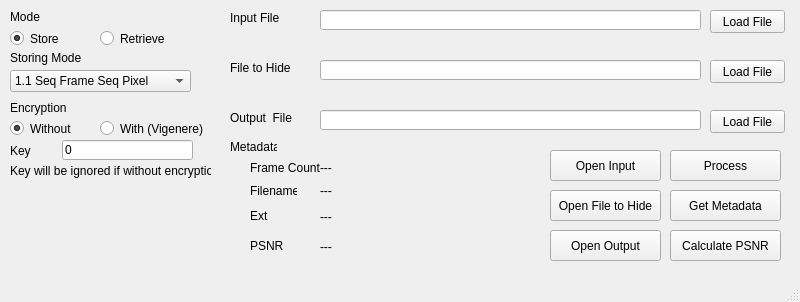
<?xml version="1.0" encoding="UTF-8"?>
<ui version="4.0">
 <class>MainWindow</class>
 <widget class="QMainWindow" name="MainWindow">
  <property name="geometry">
   <rect>
    <x>0</x>
    <y>0</y>
    <width>800</width>
    <height>302</height>
   </rect>
  </property>
  <property name="windowTitle">
   <string>StegAWOO</string>
  </property>
  <widget class="QWidget" name="centralwidget">
   <widget class="QComboBox" name="comboBoxStoringMode">
    <property name="geometry">
     <rect>
      <x>10</x>
      <y>70</y>
      <width>181</width>
      <height>22</height>
     </rect>
    </property>
    <item>
     <property name="text">
      <string>1.1 Seq Frame Seq Pixel</string>
     </property>
    </item>
    <item>
     <property name="text">
      <string>1.2 Seq Frame Rand Pixel</string>
     </property>
    </item>
    <item>
     <property name="text">
      <string>2.1 Rand Frame Seq Pixel</string>
     </property>
    </item>
    <item>
     <property name="text">
      <string>2.2 Rand Frame Rand Pixel</string>
     </property>
    </item>
   </widget>
   <widget class="QLabel" name="storingLabel">
    <property name="geometry">
     <rect>
      <x>10</x>
      <y>50</y>
      <width>131</width>
      <height>16</height>
     </rect>
    </property>
    <property name="text">
     <string>Storing Mode</string>
    </property>
   </widget>
   <widget class="QRadioButton" name="radioModeStore">
    <property name="geometry">
     <rect>
      <x>10</x>
      <y>30</y>
      <width>82</width>
      <height>17</height>
     </rect>
    </property>
    <property name="text">
     <string>Store</string>
    </property>
    <property name="checked">
     <bool>true</bool>
    </property>
    <attribute name="buttonGroup">
     <string notr="true">modeButtonGroup</string>
    </attribute>
   </widget>
   <widget class="QRadioButton" name="radioModeRetrieve">
    <property name="geometry">
     <rect>
      <x>100</x>
      <y>30</y>
      <width>82</width>
      <height>17</height>
     </rect>
    </property>
    <property name="text">
     <string>Retrieve</string>
    </property>
    <attribute name="buttonGroup">
     <string notr="true">modeButtonGroup</string>
    </attribute>
   </widget>
   <widget class="QLabel" name="modeLabel">
    <property name="geometry">
     <rect>
      <x>10</x>
      <y>10</y>
      <width>47</width>
      <height>13</height>
     </rect>
    </property>
    <property name="text">
     <string>Mode</string>
    </property>
   </widget>
   <widget class="QLabel" name="encryptionLabel">
    <property name="geometry">
     <rect>
      <x>10</x>
      <y>100</y>
      <width>131</width>
      <height>16</height>
     </rect>
    </property>
    <property name="text">
     <string>Encryption</string>
    </property>
   </widget>
   <widget class="QRadioButton" name="radioEncryptionWithout">
    <property name="geometry">
     <rect>
      <x>10</x>
      <y>120</y>
      <width>82</width>
      <height>17</height>
     </rect>
    </property>
    <property name="text">
     <string>Without</string>
    </property>
    <property name="checked">
     <bool>true</bool>
    </property>
    <attribute name="buttonGroup">
     <string notr="true">encryptionButtonGroup</string>
    </attribute>
   </widget>
   <widget class="QRadioButton" name="radioEncryptionWith">
    <property name="geometry">
     <rect>
      <x>100</x>
      <y>120</y>
      <width>121</width>
      <height>17</height>
     </rect>
    </property>
    <property name="text">
     <string>With (Vigenere)</string>
    </property>
    <attribute name="buttonGroup">
     <string notr="true">encryptionButtonGroup</string>
    </attribute>
   </widget>
   <widget class="QLabel" name="lineEditInputVideoLabel">
    <property name="geometry">
     <rect>
      <x>230</x>
      <y>10</y>
      <width>131</width>
      <height>16</height>
     </rect>
    </property>
    <property name="text">
     <string>Input File</string>
    </property>
   </widget>
   <widget class="QLineEdit" name="lineEditInputVideo">
    <property name="geometry">
     <rect>
      <x>320</x>
      <y>10</y>
      <width>381</width>
      <height>20</height>
     </rect>
    </property>
   </widget>
   <widget class="QPushButton" name="buttonInputVideo">
    <property name="geometry">
     <rect>
      <x>710</x>
      <y>10</y>
      <width>75</width>
      <height>23</height>
     </rect>
    </property>
    <property name="text">
     <string>Load File</string>
    </property>
   </widget>
   <widget class="QPushButton" name="buttonFileInput">
    <property name="geometry">
     <rect>
      <x>710</x>
      <y>60</y>
      <width>75</width>
      <height>23</height>
     </rect>
    </property>
    <property name="text">
     <string>Load File</string>
    </property>
   </widget>
   <widget class="QLineEdit" name="lineEditInputFile">
    <property name="geometry">
     <rect>
      <x>320</x>
      <y>60</y>
      <width>381</width>
      <height>20</height>
     </rect>
    </property>
   </widget>
   <widget class="QLabel" name="lineEditInputFileLabel">
    <property name="geometry">
     <rect>
      <x>230</x>
      <y>60</y>
      <width>131</width>
      <height>16</height>
     </rect>
    </property>
    <property name="text">
     <string>File to Hide</string>
    </property>
   </widget>
   <widget class="QPushButton" name="buttonOutputVideo">
    <property name="geometry">
     <rect>
      <x>710</x>
      <y>110</y>
      <width>75</width>
      <height>23</height>
     </rect>
    </property>
    <property name="text">
     <string>Load File</string>
    </property>
   </widget>
   <widget class="QLineEdit" name="lineEditOutputVideo">
    <property name="geometry">
     <rect>
      <x>320</x>
      <y>110</y>
      <width>381</width>
      <height>20</height>
     </rect>
    </property>
   </widget>
   <widget class="QLabel" name="lineEditOutputVideoLabel">
    <property name="geometry">
     <rect>
      <x>230</x>
      <y>110</y>
      <width>131</width>
      <height>16</height>
     </rect>
    </property>
    <property name="text">
     <string>Output  File</string>
    </property>
   </widget>
   <widget class="QPushButton" name="buttonProcess">
    <property name="geometry">
     <rect>
      <x>670</x>
      <y>150</y>
      <width>111</width>
      <height>31</height>
     </rect>
    </property>
    <property name="text">
     <string>Process</string>
    </property>
   </widget>
   <widget class="QLabel" name="keyLabel">
    <property name="geometry">
     <rect>
      <x>10</x>
      <y>140</y>
      <width>47</width>
      <height>21</height>
     </rect>
    </property>
    <property name="text">
     <string>Key</string>
    </property>
   </widget>
   <widget class="QLineEdit" name="lineEditKey">
    <property name="geometry">
     <rect>
      <x>62</x>
      <y>140</y>
      <width>131</width>
      <height>20</height>
     </rect>
    </property>
    <property name="text">
     <string>0</string>
    </property>
   </widget>
   <widget class="QLabel" name="label">
    <property name="geometry">
     <rect>
      <x>10</x>
      <y>160</y>
      <width>201</width>
      <height>21</height>
     </rect>
    </property>
    <property name="text">
     <string>Key will be ignored if without encryption</string>
    </property>
   </widget>
   <widget class="QPushButton" name="buttonGetMetadata">
    <property name="geometry">
     <rect>
      <x>670</x>
      <y>190</y>
      <width>111</width>
      <height>31</height>
     </rect>
    </property>
    <property name="text">
     <string>Get Metadata</string>
    </property>
   </widget>
   <widget class="QLabel" name="label_2">
    <property name="geometry">
     <rect>
      <x>230</x>
      <y>140</y>
      <width>47</width>
      <height>13</height>
     </rect>
    </property>
    <property name="text">
     <string>Metadata</string>
    </property>
   </widget>
   <widget class="QLabel" name="label_3">
    <property name="geometry">
     <rect>
      <x>250</x>
      <y>160</y>
      <width>71</width>
      <height>16</height>
     </rect>
    </property>
    <property name="text">
     <string>Frame Count</string>
    </property>
   </widget>
   <widget class="QLabel" name="label_4">
    <property name="geometry">
     <rect>
      <x>250</x>
      <y>180</y>
      <width>47</width>
      <height>21</height>
     </rect>
    </property>
    <property name="text">
     <string>Filename</string>
    </property>
   </widget>
   <widget class="QLabel" name="label_5">
    <property name="geometry">
     <rect>
      <x>250</x>
      <y>200</y>
      <width>47</width>
      <height>31</height>
     </rect>
    </property>
    <property name="text">
     <string>Ext</string>
    </property>
   </widget>
   <widget class="QLabel" name="labelFrameCount">
    <property name="geometry">
     <rect>
      <x>320</x>
      <y>160</y>
      <width>321</width>
      <height>16</height>
     </rect>
    </property>
    <property name="text">
     <string>---</string>
    </property>
   </widget>
   <widget class="QLabel" name="labelFilename">
    <property name="geometry">
     <rect>
      <x>320</x>
      <y>180</y>
      <width>341</width>
      <height>21</height>
     </rect>
    </property>
    <property name="text">
     <string>---</string>
    </property>
   </widget>
   <widget class="QLabel" name="labelExt">
    <property name="geometry">
     <rect>
      <x>320</x>
      <y>210</y>
      <width>47</width>
      <height>13</height>
     </rect>
    </property>
    <property name="text">
     <string>---</string>
    </property>
   </widget>
   <widget class="QPushButton" name="buttonPSNR">
    <property name="geometry">
     <rect>
      <x>670</x>
      <y>230</y>
      <width>111</width>
      <height>31</height>
     </rect>
    </property>
    <property name="text">
     <string>Calculate PSNR</string>
    </property>
   </widget>
   <widget class="QLabel" name="label_6">
    <property name="geometry">
     <rect>
      <x>250</x>
      <y>230</y>
      <width>47</width>
      <height>31</height>
     </rect>
    </property>
    <property name="text">
     <string>PSNR</string>
    </property>
   </widget>
   <widget class="QLabel" name="labelPSNR">
    <property name="geometry">
     <rect>
      <x>320</x>
      <y>240</y>
      <width>47</width>
      <height>13</height>
     </rect>
    </property>
    <property name="text">
     <string>---</string>
    </property>
   </widget>
   <widget class="QPushButton" name="buttonOpenInput">
    <property name="geometry">
     <rect>
      <x>550</x>
      <y>150</y>
      <width>111</width>
      <height>31</height>
     </rect>
    </property>
    <property name="text">
     <string>Open Input</string>
    </property>
   </widget>
   <widget class="QPushButton" name="buttonOpenFile">
    <property name="geometry">
     <rect>
      <x>550</x>
      <y>190</y>
      <width>111</width>
      <height>31</height>
     </rect>
    </property>
    <property name="text">
     <string>Open File to Hide</string>
    </property>
   </widget>
   <widget class="QPushButton" name="buttonOpenOutput">
    <property name="geometry">
     <rect>
      <x>550</x>
      <y>230</y>
      <width>111</width>
      <height>31</height>
     </rect>
    </property>
    <property name="text">
     <string>Open Output</string>
    </property>
   </widget>
  </widget>
  <widget class="QMenuBar" name="menubar">
   <property name="geometry">
    <rect>
     <x>0</x>
     <y>0</y>
     <width>800</width>
     <height>21</height>
    </rect>
   </property>
  </widget>
  <widget class="QStatusBar" name="statusbar"/>
 </widget>
 <resources/>
 <connections/>
 <buttongroups>
  <buttongroup name="modeButtonGroup"/>
  <buttongroup name="encryptionButtonGroup"/>
 </buttongroups>
</ui>
